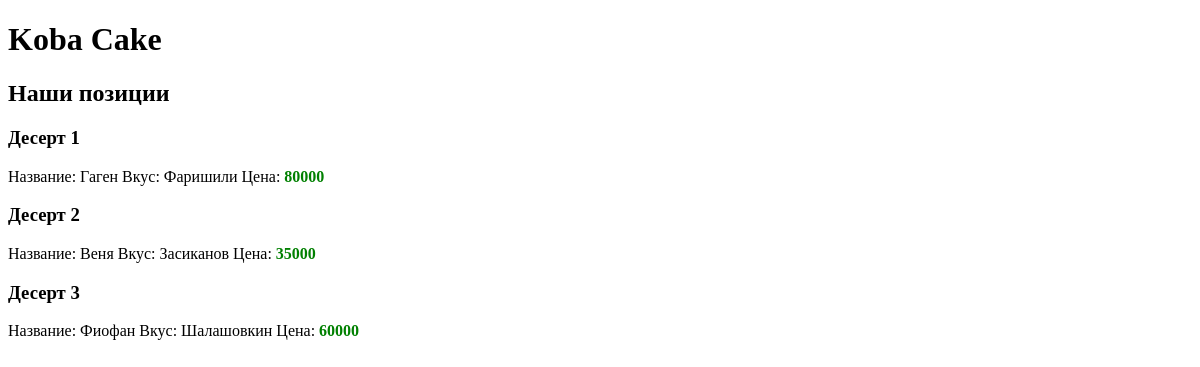
The app's page /, older data.
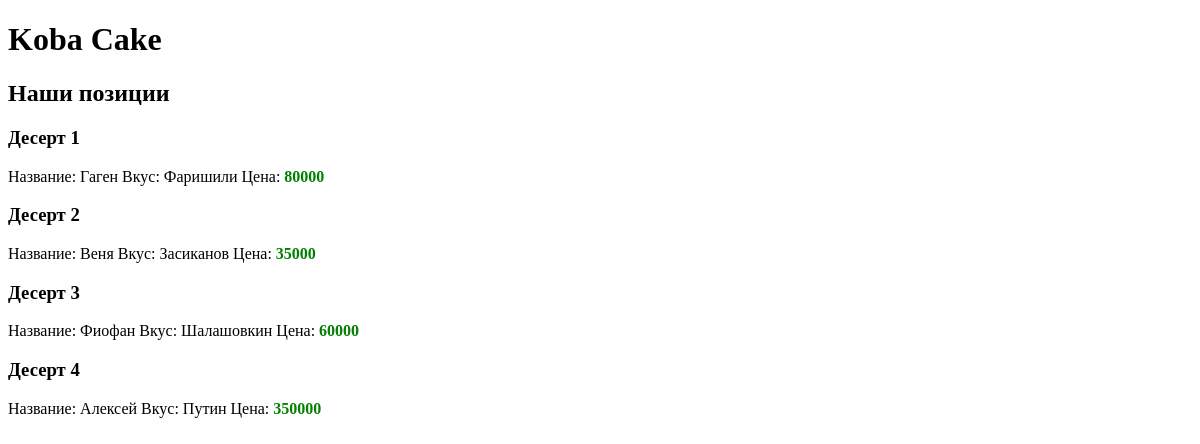
The same page, newer data.
### myapp/models.py (models this page shows, shortened)
class Worker(models.Model):
    name = models.CharField(max_length=20, blank=False)
    second_name = models.CharField(max_length=35, blank=False)
    salary = models.IntegerField(default=0)

### myapp/views.py (the view)
# urls.py: path('', index_page)
def index_page(request):
    text = 'Высший пилотаж самые вкустные десерты на острове ко Панган'
    all_worker = Worker.objects.all() # Получить все данные из таблицы Worker.
    return render(request, 'index.html', context={'data': all_worker, 'time': '4:03', 'text': text})

### templates/index.html (shortened to what this page needs)
<!DOCTYPE html>
<html lang="en">
<head>
</head>
<body>
    <h1>Koba Cake</h1>
    <h2>Наши позиции</h2>
    {%for i in data%}
    <h3>Десерт {{forloop.counter}}</h3>
    Название: {{i.name}}
    Вкус: {{i.second_name}}
    Цена:
    {% if i.salary > 1000 %}
    <b style="color:green"> {{i.salary}} </b>
    {% else %}
    <b style="color:red"> {{i.salary}} </b>
    {% endif %}
{% endfor %}
</body>
</html>

Row changes from the older to the newer data that the page shows:
added Worker: name "Алексей", second_name "Путин", salary "350000"
